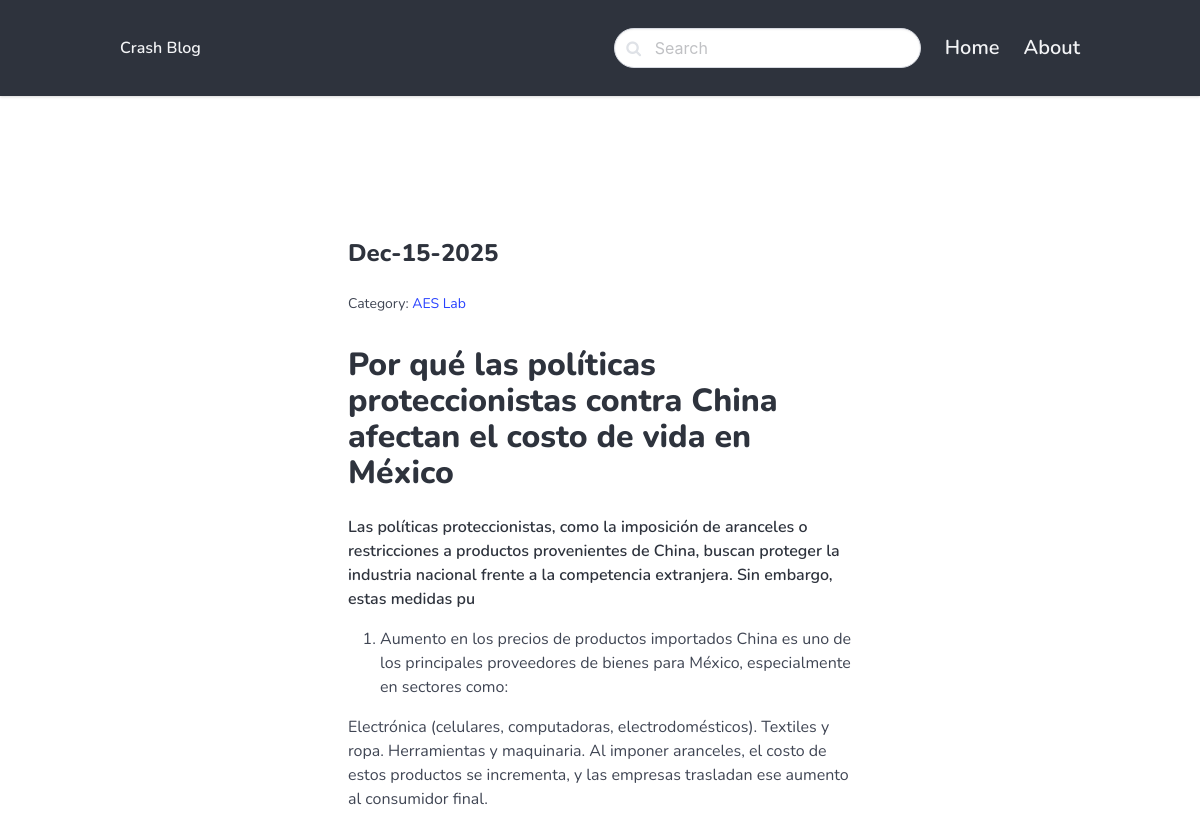
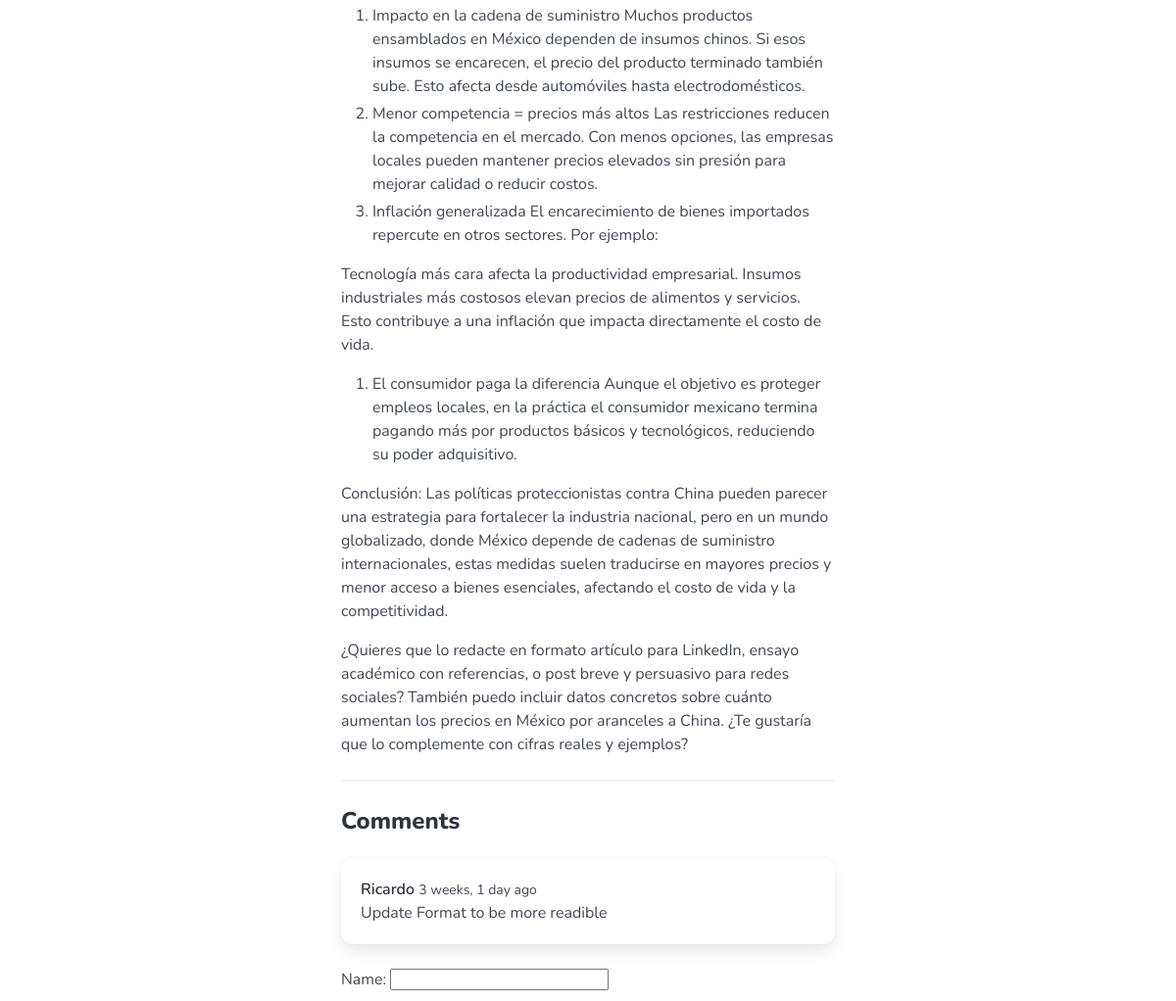
Before: /aes_lab/politicas_proteccionistas/ (upper part) with the older database file (2 pictures, top to bottom).
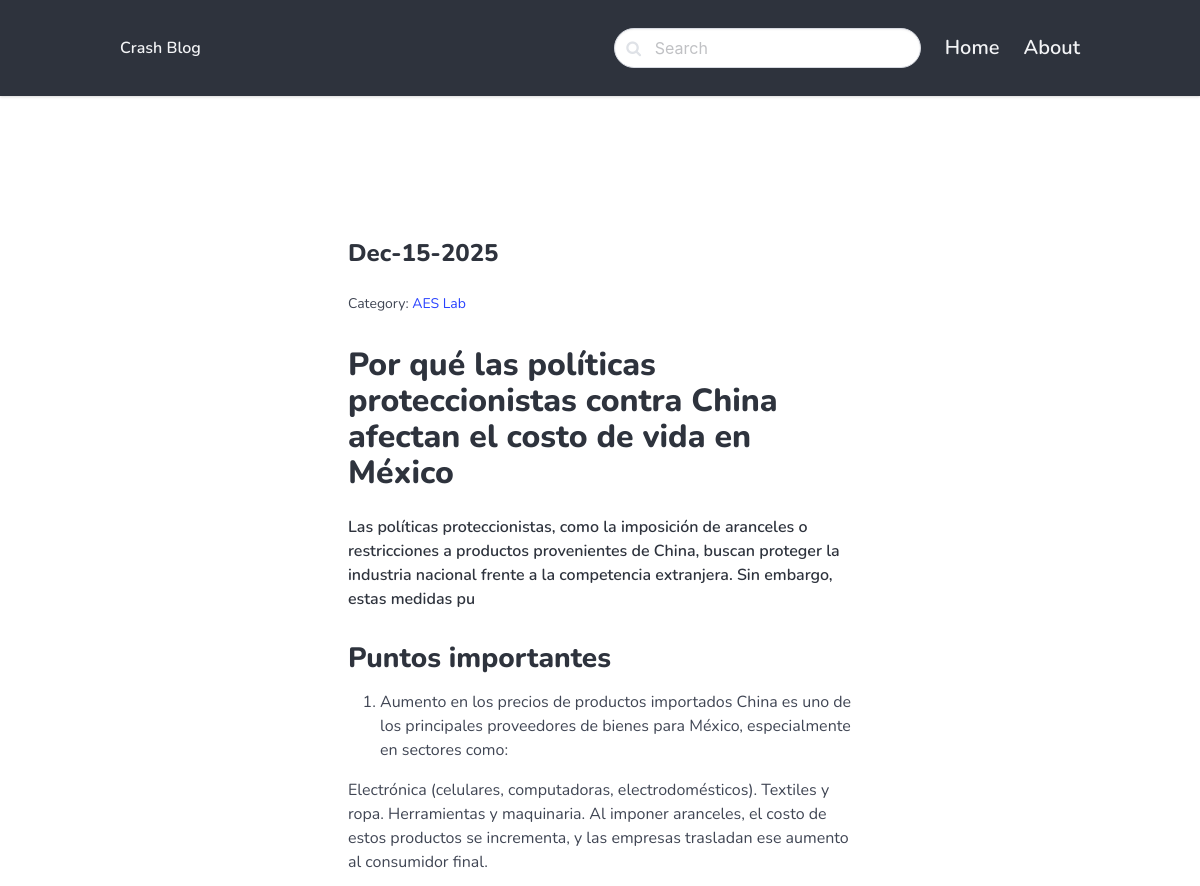
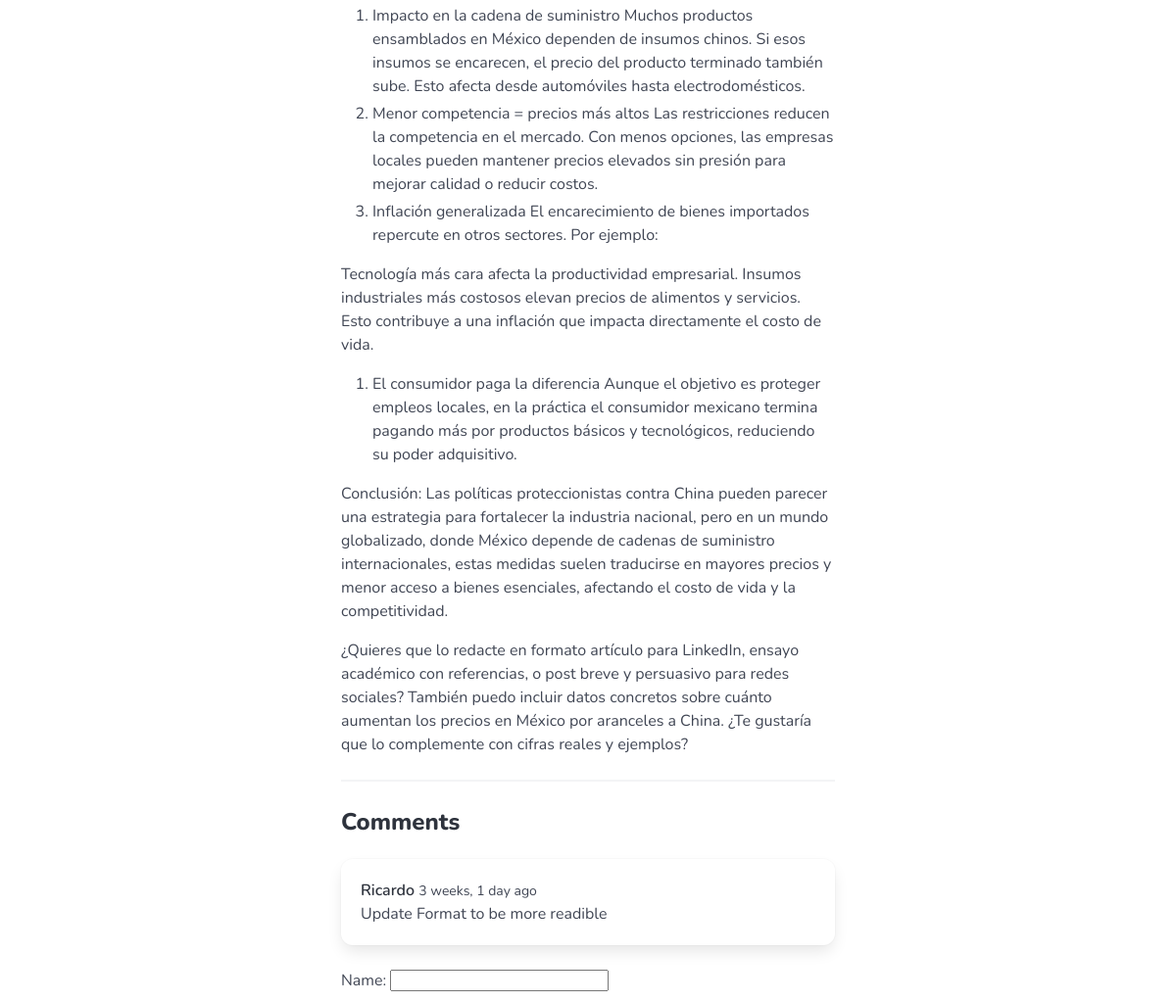
After: the same page with the newer database file (2 pictures, top to bottom).
### blog/models.py (models this page shows, shortened)
class Post(models.Model):
    ACTIVE = 'active'
    DRAFT = 'draft'
    CHOICE_STATUS = (
        (ACTIVE,'Active'),
        (DRAFT,'Draft'),
    )
    category = models.ForeignKey(Category, related_name='posts', on_delete=models.CASCADE)
    title = models.CharField(max_length=255)
    slug = models.SlugField()
    intro = models.TextField()
    body = models.TextField()
    created_at = models.DateTimeField(auto_now_add=True)
    status = models.CharField(max_length=10, choices=CHOICE_STATUS, default=DRAFT)
    image = models.ImageField(upload_to='uploads/', blank=True, null=True)
    class Meta:
        ordering = ('-created_at',)

class Category(models.Model):
    title = models.CharField(max_length=255)
    slug = models.SlugField()
    class Meta:
        ordering = ('title',)
        verbose_name_plural = 'Categories'
    def __str__(self):
        return self.title

### blog/views.py (the view)
# urls.py: path('<slug:category_slug>/<slug:slug>/', views.detail, name='post_detail'),
def detail(request, category_slug, slug):
    post = get_object_or_404(Post, slug=slug, status=Post.ACTIVE)
    if request.method == 'POST':
        form = CommentForm(request.POST)
        if form.is_valid():
            comment = form.save(commit = False)
            comment.post = post
            comment.save()
            return redirect('post_detail', slug=slug)
    else:
        form = CommentForm()
    return render(request, 'blog/detail.html', {'post': post, 'form': form })

### blog/forms.py
class CommentForm(forms.ModelForm):
    class Meta:
        model = Comment
        fields = ('name','email','body')

### blog/templatetags/extras.py (called while the page is built)
@register.filter
@stringfilter
def convert_markdown(value):
    return markdown.markdown(value, extensions=['markdown.extensions.fenced_code'])

### blog/templates/blog/detail.html (shortened to what this page needs)
{% extends 'core/base.html'%} {% block title %}{{post.title}}{% endblock %}
{% load extras %}
{% block content %}
<section class="hero">
  <div class="hero-body">
    <div class="container">
      <section class="section">
        <div class="columns">
          <div class="column is-8 is-offset-2">
            <div class="content is medium">
                <h2 class="subtitle is-4">
                  {{post.created_at | date:'M-d-Y'}}
                </h2>
                <p><small>Category: <a href="{% url 'category_detail' post.category.slug %}">{{ post.category }}</a></small></p>
                <h1 class="title">{{ post.title }}</h1>
                <p><strong>{{ post.intro }} </strong></p>
                <p>{{post.body|convert_markdown|safe }}</p>
                <hr>
                <h2 class="subtitle is-4">Comments</h2>
                {% for comment in post.comments.all %}
                    <article class="media box">
                        <div class="media-content">
                            <strong>{{ comment.name }}</strong> <small>{{ comment.created_at | timesince }} ago</small></br>
                            {{ comment.body|convert_markdown|safe }}
                        </div>
                    </article>
                {% endfor %}
                <form method="post" class="mb-6">
                  {{ form.as_p }}
                </form>
            </div>
          </div>
        </div>
      </section>
    </div>
  </div>
</section>
{% endblock %}

Changed rows visible on the page:
changed Post "AES Lab": body|convert_markdown "Aumento en los precios…" → "Puntos importantes Aumento en los precios…"
